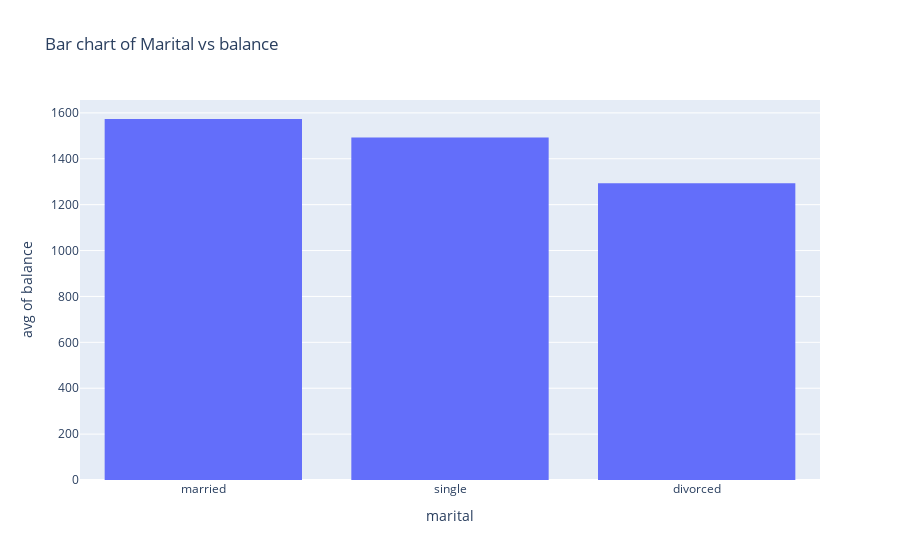

Source (notebook cell):
### Markdown cell above
comment on your findings in the correlation analysis
correlation is statistically significant.
The coefficient of 0.1124 suggests a weak positive correlation between age and balance. p-level is less than the alpha level of 0.05.

### Code cell
px.histogram(data_frame=data, x = 'marital', y = 'balance',
             title = 'Bar chart of Marital vs balance', histfunc = 'avg')

### Figure 1 — Plotly figure (JSON) as saved in the notebook; plotly's stock layout.template omitted (floating-point values rounded to 4 significant figures; data arrays with more than 128 entries replaced by an {"elided": "..."} marker saying what was removed)
{"data": [{"alignmentgroup": "True", "bingroup": "x", "histfunc": "avg", "hovertemplate": "marital=%{x}<br>avg of balance=%{y}<extra></extra>", "legendgroup": "", "marker": {"color": "#636efa", "pattern": {"shape": ""}}, "name": "", "offsetgroup": "", "orientation": "v", "showlegend": false, "type": "histogram", "x": {"elided": "1510 str values"}, "xaxis": "x", "y": {"elided": "1510 int values"}, "yaxis": "y"}], "layout": {"autosize": true, "barmode": "relative", "legend": {"tracegroupgap": 0}, "title": {"text": "Bar chart of Marital vs balance"}, "xaxis": {"anchor": "y", "autorange": true, "domain": [0, 1], "range": [-0.5, 2.5], "title": {"text": "marital"}, "type": "category"}, "yaxis": {"anchor": "x", "autorange": true, "domain": [0, 1], "range": [0, 1656.0], "title": {"text": "avg of balance"}, "type": "linear"}}}
